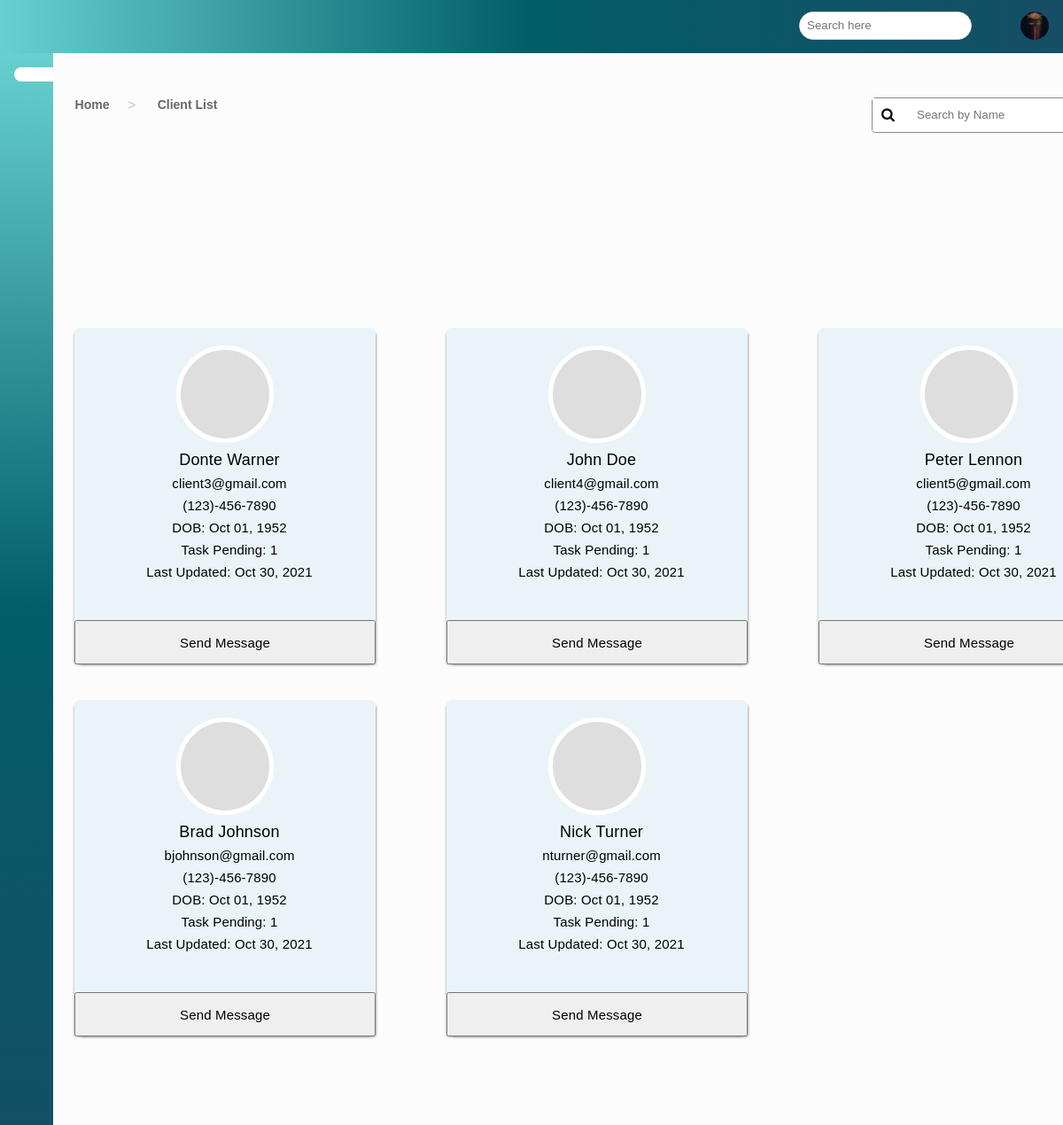
/clientlist/ (signed in), run on the app's committed database.
### app/models.py (models this page shows, shortened)
class Account(AbstractBaseUser, PermissionsMixin):
    username = models.CharField(max_length=30, unique=True)
    email = models.EmailField(verbose_name="email", max_length=60, unique=True)
    avatar = models.ImageField(null=True, blank=True, upload_to='profile_pics')
    bgColor = models.CharField(max_length=10, null=True, blank=True)
    first_name = models.CharField(max_length=30, blank=False, null=False)
    middle_name = models.CharField(max_length=30, blank=True, null=True)
    last_name = models.CharField(max_length=30, blank=False, null=False)
    date_joined = models.DateTimeField(
        verbose_name='date joined', auto_now_add=True)
    last_login = models.DateTimeField(verbose_name='last login', auto_now=True)
    is_admin = models.BooleanField(default=False)
    is_active = models.BooleanField(default=True)
    is_staff = models.BooleanField(default=False)
    is_superuser = models.BooleanField(default=False)
    is_client = models.BooleanField(default=True)
    is_online = models.BooleanField(default=False)
    is_caseworker = models.BooleanField(default=False)
    has_caseworker = models.BooleanField(default=False)
    USERNAME_FIELD = 'username'
    REQUIRED_FIELDS = ['email', 'password', ]
    objects = MyAccountManager()

### app/decorators.py (the view)
        def wrapper_func(request, *args, **kwargs):
            if request.user.groups.filter(name__in=allowed_roles).exists():
                return view_func(request, *args, **kwargs)
            else:
                return HttpResponseRedirect('/')
            return view_func(request, *args, **kwargs)

### app/forms.py
class User_Creation_Form(UserCreationForm):
    username = forms.CharField(widget=forms.TextInput(
        attrs={'placeholder': ''}), required=True)
    email = forms.CharField(widget=forms.TextInput(
        attrs={'placeholder': ''}), required=True)
    avatar = forms.ImageField(widget=forms.FileInput, required=False)
    password1 = forms.CharField(widget=forms.PasswordInput(
        attrs={'placeholder': ''}), required=True)
    password2 = forms.CharField(widget=forms.PasswordInput(
        attrs={'placeholder': ''}), required=True)
    first_name = forms.CharField(widget=forms.TextInput(
        attrs={'placeholder': ''}), required=True)
    middle_name = forms.CharField(widget=forms.TextInput(
        attrs={'placeholder': ''}), required=False)
    last_name = forms.CharField(widget=forms.TextInput(
        attrs={'placeholder': ''}), required=True)
    class Meta:
        model = Account
        fields = ("username", "email", "password1", "avatar", "first_name", "middle_name", "last_name",)

class User_Bg(ModelForm):
    firstname = forms.CharField(label='First Name', required=False)
    lastname = forms.CharField(label='Last Name', required=False)
    middle_initial = forms.CharField(label='Middle Initial', required=False)
    phone_number = forms.CharField(label='Phone Number',)
    birthday = forms.DateField(label ='Birthdate (m/d/y)', widget=forms.DateInput(format='%m/%d/%Y'), input_formats=['%m/%d/%Y'])
    insurance_provider = forms.CharField(label='Insurance Provider', required=False)
    insurance_member_id = forms.CharField(label='Insurance Member ID', required=False)
    class Meta:
        model = BgInfo
        fields = '__all__'
        exclude = ('user',)

### app/context_processors.py (called while the page is built)
def site_user(request):
    background = BgInfo.objects.all()
    userlist = []
    for backs in background:
        userlist.append(backs.user_id)
    return {'background': background, 'userlist': userlist,}

### app/templatetags/project_templates.py (called while the page is built)
@register.filter(name='has_group')
def has_group(user, group_name):
    group = Group.objects.get(name=group_name)
    print(group)
    return True if group in user.groups.all() else False

### app/templates/app/clientlist.html (shortened to what this page needs)
﻿{% extends 'app/format.html' %}
{% block header4 %}
    <a href="{% url 'clientlist' %}" class="active">
    </a>
{% endblock %}
{% block content %}
{% load static %}
<link rel="stylesheet" href="{% static 'app/content/clientlist.css' %}" />
<link rel="stylesheet" href="{% static 'app/content/myModal.css' %}" />
{% load project_templates %}
<div class="clist-path-home show-title">Home</div><div class="clist-path-union show-title"> > </div><div class="clist-path-clist show-title" value="1">Client List</div>
<div class="clist-search-container">
    <input type="text" placeholder="Search by Name" class="clist-searchbar" id="clist-searchbar" onkeyup="filterClientFunction()">
    <i class="fa fa-search" aria-hidden="true" id="clist-searchbar-icon"></i>
</div>
<div class="clist-grid-layout visible">
    {% for client in myclients.clients.all %}
    <div class="clist-client-grid">
        <div class="clist-client-icon-grid" value="{{ client.id }}" onclick="location.href='{% url 'clientsprofile' client.id %}'"></div>
        <div class="clist-client-name-grid">{{ client.first_name }} {{ client.last_name }}</div>
        <div class="clist-client-email-grid">{{ client.email }}</div>
        <div class="clist-client-phone-grid">(123)-456-7890</div>
        <div class="clist-client-dob-grid">DOB: Oct 01, 1952</div>
        <div class="clist-taskdue-grid">Task Pending: 1</div>
        <div class="clist-lastupdated-grid">Last Updated: Oct 30, 2021</div>
        <button class="clist-msg-grid" type="button">Send Message</button>
    </div>
    {% endfor %}
</div>
{% endblock %}

### app/templates/app/format.html (shortened to what this page needs)
﻿<!DOCTYPE html>
{% load static %}
{% load project_templates %}
<html lang="en" xmlns="http://www.w3.org/1999/xhtml">
<head>
    <link rel="stylesheet" href="https://maxst.icons8.com/vue-static/landings/line-awesome/line-awesome/1.3.0/css/line-awesome.min.css">
    <link href="https://cdnjs.cloudflare.com/ajax/libs/font-awesome/4.7.0/css/font-awesome.css" type="text/css" rel="stylesheet">
    <link rel="stylesheet" href="{% static 'app/content/format.css' %}" />
</head>
<body>
<div class="sidebar">
  <div class="sidebar-menu">
      <ul>
          <li>
              {% block header4 %}
              {% endblock %}
          </li>
      </ul>
  </div>
</div>
<header class="dash-header">
<div id="leftside">
  <div class="search-wrapper">
      <input type="search" placeholder="Search here" />
  </div>
    <div class="dropdown">
      <div class="user-wrapper">
        <div class="user-wrapper">
          <a href="{% url 'profile' %}"><div class="profile-pic-wrapper" data-username="{{user.username}}" data-bgcolor="{{user.bgColor}}">
            {% if user.avatar %}
            <img class="profile-pic" src="{{user.avatar.url}}">
            {% endif %}
          </div></a>
      </div>
  </div>
</div>
</div>
</header>
    <div class="container">
        {% block content %}{% endblock %}
    </div>
</body>
</html>

### app/static/app/content/format.css (style rules this page uses)
* { margin: 0; padding: 0; box-sizing: border-box; list-style-type: none; text-decoration: none; font-family: effra, Helvetica; }
.sidebar { width: 60px; left: 0; top: 60px; height: 100%; background-image: linear-gradient(to bottom, #68D0D1, #015D67, #164E66); position: fixed; z-index: 10; }
.sidebar-menu li { width: 100%; padding-left: 1rem; margin-bottom: 1rem; }
.sidebar-menu a { display: block; color: #fff; font-size: 1.1rem; }
.sidebar-menu a.active { background: #FFF; right: 10px; padding-top: .5rem; padding-bottom: .5rem; border-radius: 30px 0px 0px 30px; color: #68D0D1; }
.dash-header { display: flex; padding: .8rem 1rem; background-image: linear-gradient(to right, #68D0D1, #015D67, #164E66); height: 60px; width: 100%; top: 0; z-index: 10; position: fixed; right: 0; }
.search-wrapper { position: relative; border: 1px solid #ccc; border-radius: 30px; height: 32px; display: flex; align-items: center; overflow-x: hidden; background-color: #fff; right: 25px; }
.search-wrapper input { height: 100%; padding: .5rem; border: none; outline: none; }
.user-wrapper { position: relative; display: flex; align-items: center; padding-left: 5px; right: 10px; margin-left: 20px; }
#leftside { display: flex; justify-content: flex-end; margin-left: 78%; }
.dropdown { display: inline-block; cursor: pointer; }
.container { position: absolute; left: 7%; top: 100px; overflow: visible; }
html, body { height: 110%; background: #FCFCFC; font-family: Effra, Helvetica; }
.profile-pic { max-width: 32px; max-height: 32px; width: 32px; height: 32px; white-space: normal; margin-right: 15px; border-radius: 50%; font-size: 16px; color: #fff; text-align: center; line-height: 150px; cursor: context-menu; overflow: hidden; justify-content: center; display: flex; align-items: center; }

### data on the page
Account: avatar (picture)
Account: {{ client.id }} 22 (drawn), first_name "Donte", last_name "Warner", email "client3@gmail.com"
Account: {{ client.id }} 23 (drawn), first_name "John", last_name "Doe", email "client4@gmail.com"
Account: {{ client.id }} 24 (drawn), first_name "Peter", last_name "Lennon", email "client5@gmail.com"
Account: {{ client.id }} 31 (drawn), first_name "Brad", last_name "Johnson", email "bjohnson@gmail.com"
Account: {{ client.id }} 32 (drawn), first_name "Nick", last_name "Turner", email "nturner@gmail.com"
